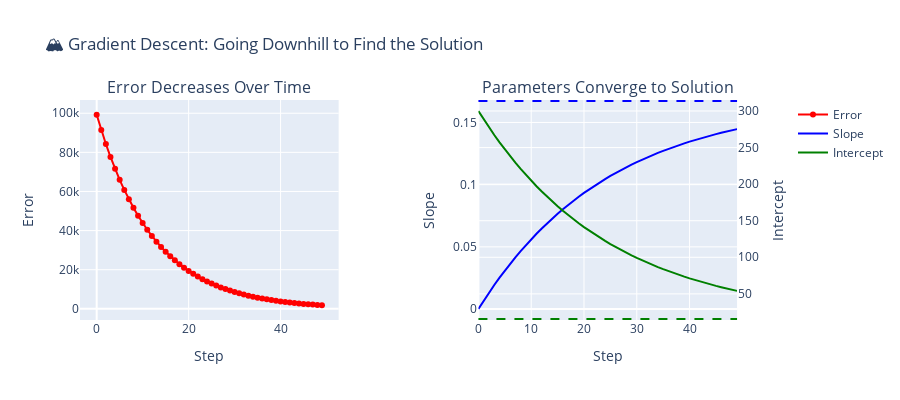

Here is the notebook cell this chart was saved with:
### Markdown cell above
### 📊 Visualize the Learning Process

You'll 'see' the learning process in action! The following code visualizes how the model learns over time. It shows how the slope and intercept change with each step, and how the error decreases as the model learns.

### Code cell
def plot_learning_process(history):
    fig = make_subplots(
        rows=1, cols=2,
        specs=[[{}, {"secondary_y": True}]],
        subplot_titles=('Error Decreases Over Time', 'Parameters Converge to Solution')
    )

    # Error over time
    fig.add_trace(
        go.Scatter(x=history['step'], y=history['error'],
                mode='lines+markers', name='Error',
                line=dict(color='red', width=2)),
        row=1, col=1
    )

    # Parameters over time
    fig.add_trace(
        go.Scatter(x=history['step'], y=history['slope'],
                mode='lines', name='Slope',
                line=dict(color='blue', width=2)),
        row=1, col=2, secondary_y=False
    )

    fig.add_trace(
        go.Scatter(x=history['step'], y=history['intercept'],
                mode='lines', name='Intercept',
                line=dict(color='green', width=2)),
        row=1, col=2, secondary_y=True
    )

    # Add target lines
    fig.add_hline(y=best_slope, line_dash="dash", line_color="blue", row=1, col=2, secondary_y=False)  # type: ignore
    fig.add_hline(y=best_intercept, line_dash="dash", line_color="green", row=1, col=2, secondary_y=True)  # type: ignore

    fig.update_layout(height=400, title_text="🏔️ Gradient Descent: Going Downhill to Find the Solution")
    fig.update_xaxes(title_text="Step", row=1, col=1)
    fig.update_xaxes(title_text="Step", row=1, col=2)
    fig.update_yaxes(title_text="Error", row=1, col=1)
    fig.update_yaxes(title_text="Slope", row=1, col=2, secondary_y=False)
    fig.update_yaxes(title_text="Intercept", row=1, col=2, secondary_y=True)

    fig.show()

plot_learning_process(history)

### Figure 1 — Plotly figure (JSON) as saved in the notebook; plotly's stock layout.template omitted (floating-point values rounded to 4 significant figures)
{"data": [{"line": {"color": "red", "width": 2}, "mode": "lines+markers", "name": "Error", "type": "scatter", "x": [0, 1, 2, 3, 4, 5, 6, 7, 8, 9, 10, 11, 12, 13, 14, 15, 16, 17, 18, 19, 20, 21, 22, 23, 24, 25, 26, 27, 28, 29, 30, 31, 32, 33, 34, 35, 36, 37, 38, 39, 40, 41, 42, 43, 44, 45, 46, 47, 48, 49], "xaxis": "x", "y": [99240, 91460.0, 84290.0, 77680.0, 71590.0, 65980.0, 60810.0, 56040.0, 51650.0, 47600.0, 43870.0, 40430.0, 37260.0, 34340.0, 31650.0, 29170.0, 26880.0, 24770.0, 22830.0, 21040.0, 19390.0, 17870.0, 16470.0, 15180.0, 13990.0, 12900.0, 11890.0, 10950.0, 10100.0, 9305.0, 8576.0, 7904.0, 7285.0, 6714.0, 6188.0, 5704.0, 5257.0, 4845.0, 4466.0, 4116.0, 3794.0, 3497.0, 3223.0, 2971.0, 2739.0, 2525.0, 2327.0, 2145.0, 1978.0, 1823.0], "yaxis": "y"}, {"line": {"color": "blue", "width": 2}, "mode": "lines", "name": "Slope", "type": "scatter", "x": [0, 1, 2, 3, 4, 5, 6, 7, 8, 9, 10, 11, 12, 13, 14, 15, 16, 17, 18, 19, 20, 21, 22, 23, 24, 25, 26, 27, 28, 29, 30, 31, 32, 33, 34, 35, 36, 37, 38, 39, 40, 41, 42, 43, 44, 45, 46, 47, 48, 49], "xaxis": "x2", "y": [0, 0.006691, 0.01311, 0.01928, 0.0252, 0.03088, 0.03634, 0.04158, 0.0466, 0.05143, 0.05606, 0.06051, 0.06478, 0.06888, 0.07282, 0.0766, 0.08022, 0.08371, 0.08705, 0.09026, 0.09334, 0.0963, 0.09913, 0.1019, 0.1045, 0.107, 0.1094, 0.1117, 0.1139, 0.1161, 0.1181, 0.1201, 0.122, 0.1238, 0.1255, 0.1272, 0.1288, 0.1303, 0.1318, 0.1332, 0.1346, 0.1359, 0.1372, 0.1384, 0.1395, 0.1406, 0.1417, 0.1427, 0.1437, 0.1446], "yaxis": "y2"}, {"line": {"color": "green", "width": 2}, "mode": "lines", "name": "Intercept", "type": "scatter", "x": [0, 1, 2, 3, 4, 5, 6, 7, 8, 9, 10, 11, 12, 13, 14, 15, 16, 17, 18, 19, 20, 21, 22, 23, 24, 25, 26, 27, 28, 29, 30, 31, 32, 33, 34, 35, 36, 37, 38, 39, 40, 41, 42, 43, 44, 45, 46, 47, 48, 49], "xaxis": "x2", "y": [300, 288.6, 277.7, 267.2, 257.2, 247.5, 238.2, 229.3, 220.8, 212.6, 204.7, 197.1, 189.9, 182.9, 176.2, 169.8, 163.6, 157.7, 152.0, 146.6, 141.3, 136.3, 131.5, 126.8, 122.4, 118.1, 114.0, 110.1, 106.3, 102.7, 99.2, 95.86, 92.65, 89.57, 86.61, 83.77, 81.05, 78.43, 75.92, 73.51, 71.19, 68.97, 66.84, 64.79, 62.82, 60.93, 59.12, 57.38, 55.71, 54.11], "yaxis": "y3"}], "layout": {"annotations": [{"font": {"size": 16}, "showarrow": false, "text": "Error Decreases Over Time", "x": 0.185, "xanchor": "center", "xref": "paper", "y": 1, "yanchor": "bottom", "yref": "paper"}, {"font": {"size": 16}, "showarrow": false, "text": "Parameters Converge to Solution", "x": 0.755, "xanchor": "center", "xref": "paper", "y": 1, "yanchor": "bottom", "yref": "paper"}], "height": 400, "shapes": [{"line": {"color": "blue", "dash": "dash"}, "type": "line", "x0": 0, "x1": 1, "xref": "x2 domain", "y0": 0.1673, "y1": 0.1673, "yref": "y2"}, {"line": {"color": "green", "dash": "dash"}, "type": "line", "x0": 0, "x1": 1, "xref": "x2 domain", "y0": 15.64, "y1": 15.64, "yref": "y3"}], "title": {"text": "🏔️ Gradient Descent: Going Downhill to Find the Solution"}, "xaxis": {"anchor": "y", "domain": [0, 0.37], "title": {"text": "Step"}}, "xaxis2": {"anchor": "y2", "domain": [0.57, 0.94], "title": {"text": "Step"}}, "yaxis": {"anchor": "x", "domain": [0, 1], "title": {"text": "Error"}}, "yaxis2": {"anchor": "x2", "domain": [0, 1], "title": {"text": "Slope"}}, "yaxis3": {"anchor": "x2", "overlaying": "y2", "side": "right", "title": {"text": "Intercept"}}}}
